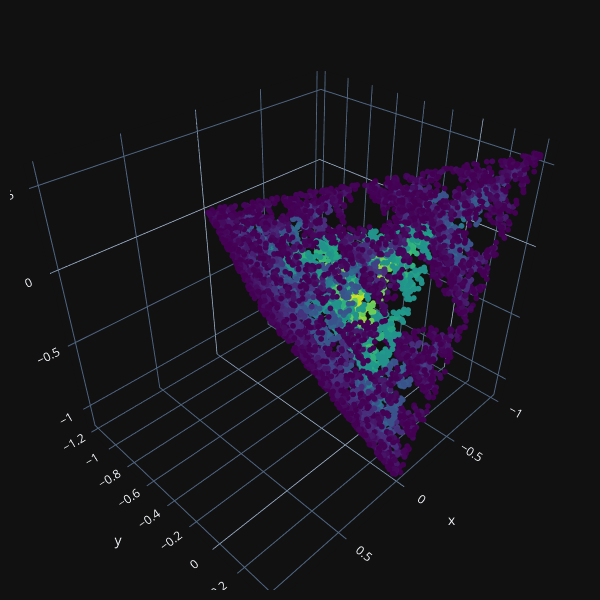

The cell this chart's notebook holds for it:
### Code cell
visualize(points, None)

### Figure 1 — Plotly figure (JSON) as saved in the notebook; plotly's stock layout.template omitted (floating-point values rounded to 4 significant figures; data arrays with more than 128 entries replaced by an {"elided": "..."} marker saying what was removed)
{"data": [{"marker": {"color": {"elided": "10001 float values"}, "colorscale": [[0, "#440154"], [0.1111, "#482878"], [0.2222, "#3e4989"], [0.3333, "#31688e"], [0.4444, "#26828e"], [0.5556, "#1f9e89"], [0.6667, "#35b779"], [0.7778, "#6ece58"], [0.8889, "#b5de2b"], [1, "#fde725"]], "reversescale": true, "showscale": false, "size": 2}, "mode": "markers", "type": "scatter3d", "x": {"elided": "10001 float values"}, "y": {"elided": "10001 float values"}, "z": {"elided": "10001 float values"}}], "layout": {"autosize": false, "height": 600, "margin": {"b": 10, "l": 10, "pad": 0, "r": 10, "t": 10}, "width": 600}}
